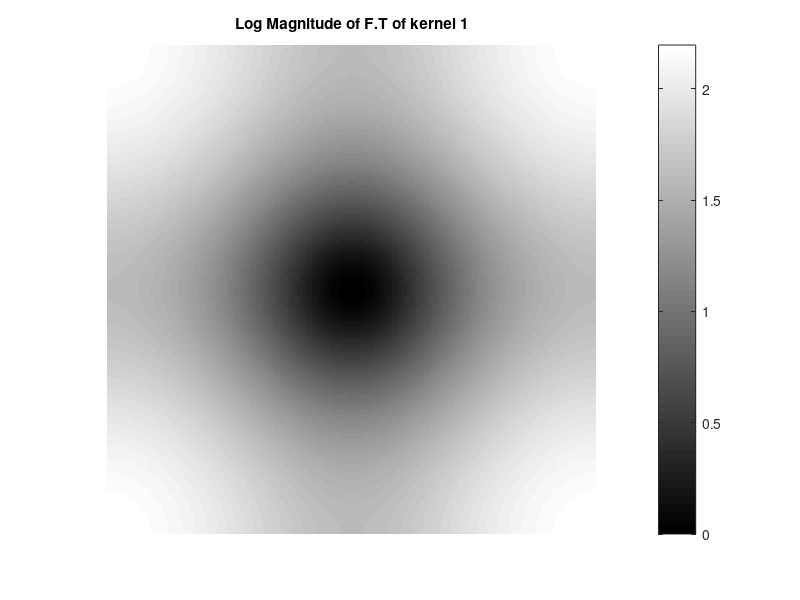
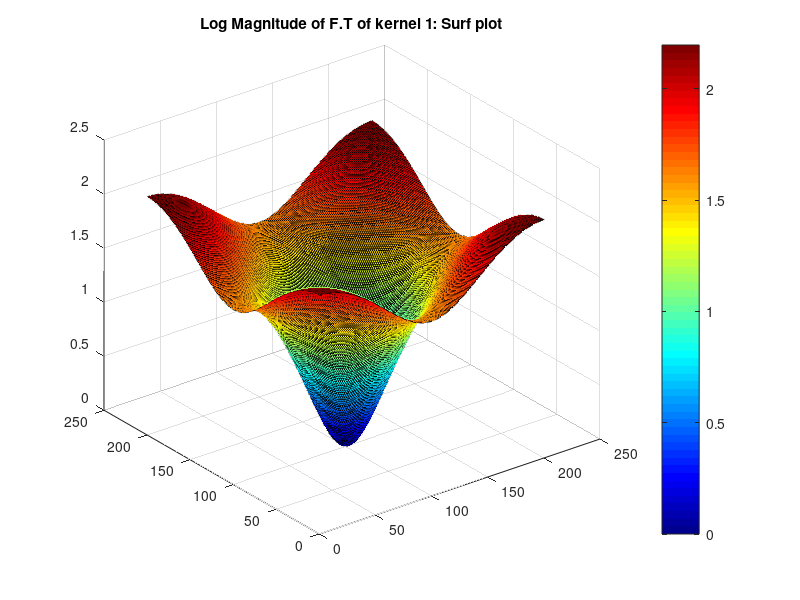
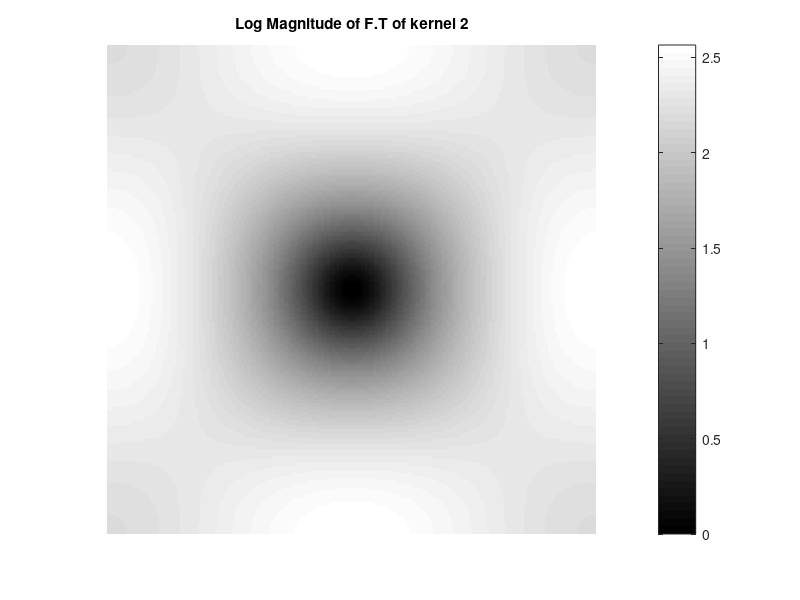
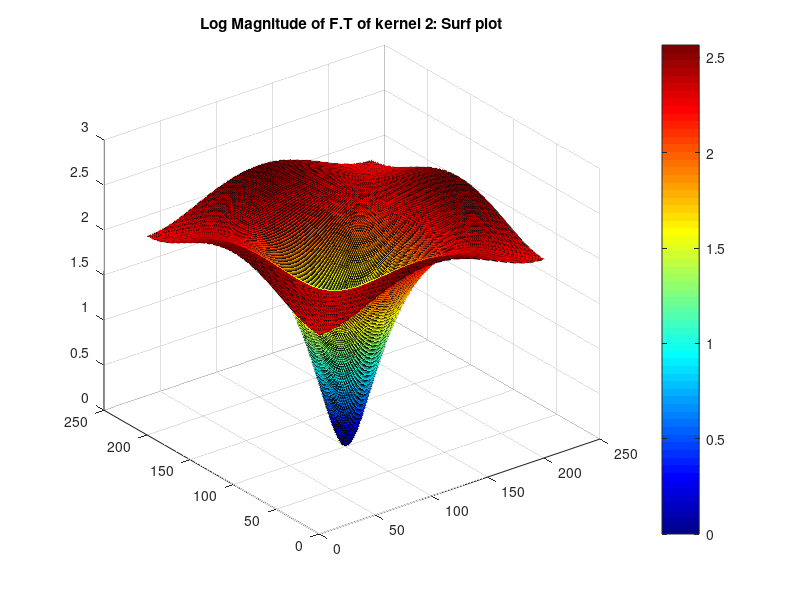

Recreate these plots in MATLAB, in order.
%% Assignment 5 Question 6
%
%%
N = 201;
k1 = [0,1,0;1,-4,1;0,1,0];
k1_padded = zeros(N);
k1_padded(100:102,100:102)=k1;
K1 = fftshift(fft2(k1_padded));
logK1 = log(abs(K1)+1);
figure, imshow(logK1, [min(logK1(:)) max(logK1(:))]),
colormap('jet'), colorbar,
title("Log Magnitude of F.T of kernel 1");
figure, surf(logK1), colormap('jet'), colorbar,
title("Log Magnitude of F.T of kernel 1: Surf plot");
%%
N = 201;
k2 = [-1,-1,-1;-1,8,-1;-1,-1,-1];
k2_padded = zeros(N);
k2_padded(100:102,100:102)=k2;
K2 = fftshift(fft2(k2_padded));
logK2 = log(abs(K2)+1);
figure, imshow(logK2, [min(logK2(:)) max(logK2(:))]),
colormap('jet'), colorbar,
title("Log Magnitude of F.T of kernel 2");
figure, surf(logK2), colormap('jet'), colorbar,
title("Log Magnitude of F.T of kernel 2: Surf plot");